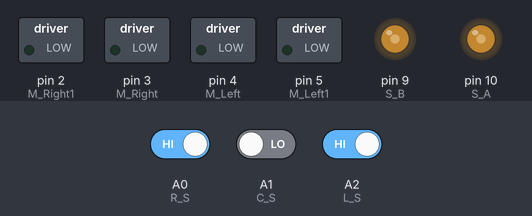
Bench run of a sketch on a simulated Arduino Uno, built with avr-gcc and run on an emulated ATmega328P. Parts: switched loads named in the sketch (green lamp = pin HIGH), output pins drawn as LEDs (lit = HIGH). The inputs (shaded band) are chosen by the test bench; at power-on: A0 (R_S) HIGH, A2 (L_S) HIGH, A1 (C_S) LOW.

Above: at 1.4 s.
1.5 s: A0 (R_S) driven LOW
At 2.7 s:
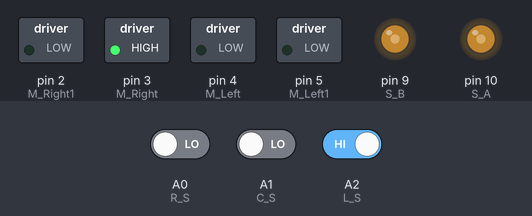
3.0 s: A0 (R_S) driven HIGH and A2 (L_S) driven LOW
At 4.1 s:
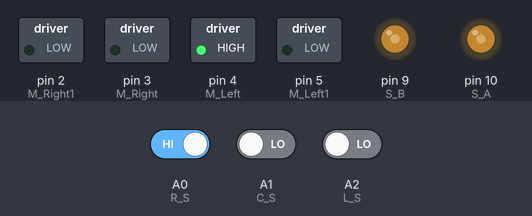
4.5 s: A0 (R_S) driven LOW and A1 (C_S) driven HIGH
At 5.2 s:
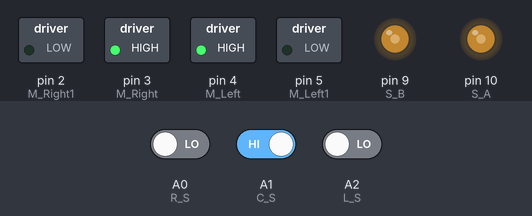
6.0 s: A0 (R_S) driven HIGH
At 6.4 s:
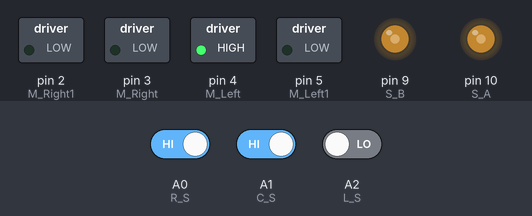
7.5 s: A2 (L_S) driven HIGH
At 8.7 s:
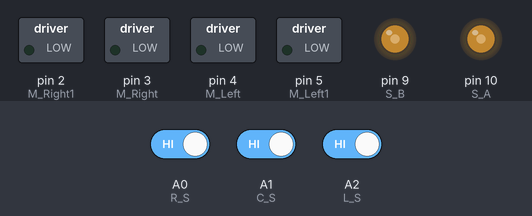
Timing chart, 0 to 10.0 s (numbered marks = the images above; inputs shaded):
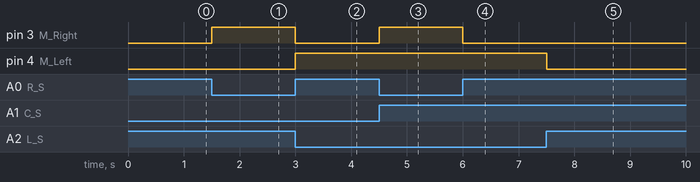

The sketch:

line_follower.ino
```cpp
int S_A = 10;     //speed motor a
int M_Right1 = 2; //motor Right = +
int M_Right = 3;  //motor Right = -
int M_Left = 4;   //motor Left = -
int M_Left1 = 5;  //motor Left = +
int S_B = 9;      //speed motor b

int R_S = A0; //s Right
int C_S = A1; //s Centre
int L_S = A2; //s Left

void setup()
{
pinMode(M_Left, OUTPUT);
pinMode(M_Right, OUTPUT);
pinMode(M_Left1, OUTPUT);
pinMode(M_Right1, OUTPUT);
pinMode(S_B, OUTPUT);
pinMode(S_A, OUTPUT);

pinMode(L_S, INPUT);
pinMode(C_S, INPUT);
pinMode(R_S, INPUT);

analogWrite(S_A, 120);
analogWrite(S_B, 120);
delay(200);
}
void loop()
{
if ((digitalRead(L_S) == 0)&&(digitalRead(C_S) == 1)&&(digitalRead(R_S) == 0)){
  forword();
  }

if ((digitalRead(L_S) == 1)&&(digitalRead(C_S) == 1)&&(digitalRead(R_S) == 0)){
  turnLeft();
  }
if ((digitalRead(L_S) == 1)&&(digitalRead(C_S) ==0)&&(digitalRead(R_S) == 0)) {
  turnLeft();
  }

if ((digitalRead(L_S) == 0)&&(digitalRead(C_S) == 1)&&(digitalRead(R_S) == 1)){
  turnRight();
  }
if ((digitalRead(L_S) == 0)&&(digitalRead(C_S) == 0)&&(digitalRead(R_S) == 1)){
  turnRight();
  }

if ((digitalRead(L_S) == 1)&&(digitalRead(C_S) == 1)&&(digitalRead(R_S) == 1)){
  Stop();
  }
}

void forword(){
digitalWrite(M_Right, HIGH);
digitalWrite(M_Left, HIGH);
}


void turnRight(){
digitalWrite(M_Right, LOW);
digitalWrite(M_Left, HIGH);
}

void turnLeft(){
digitalWrite(M_Right, HIGH);
digitalWrite(M_Left, LOW);
}

void Stop(){
digitalWrite(M_Right, LOW);
digitalWrite(M_Left, LOW);
}
```

Measured:
- after the input at 1.5 s, pin 3 (M_Right): LOW → HIGH at once
- after the input at 3.0 s, pin 3 (M_Right): HIGH → LOW at once; pin 4 (M_Left): LOW → HIGH at once
- after the input at 4.5 s, pin 3 (M_Right): LOW → HIGH at once
- after the input at 6.0 s, pin 3 (M_Right): HIGH → LOW at once
- after the input at 7.5 s, pin 4 (M_Left): HIGH → LOW at once
